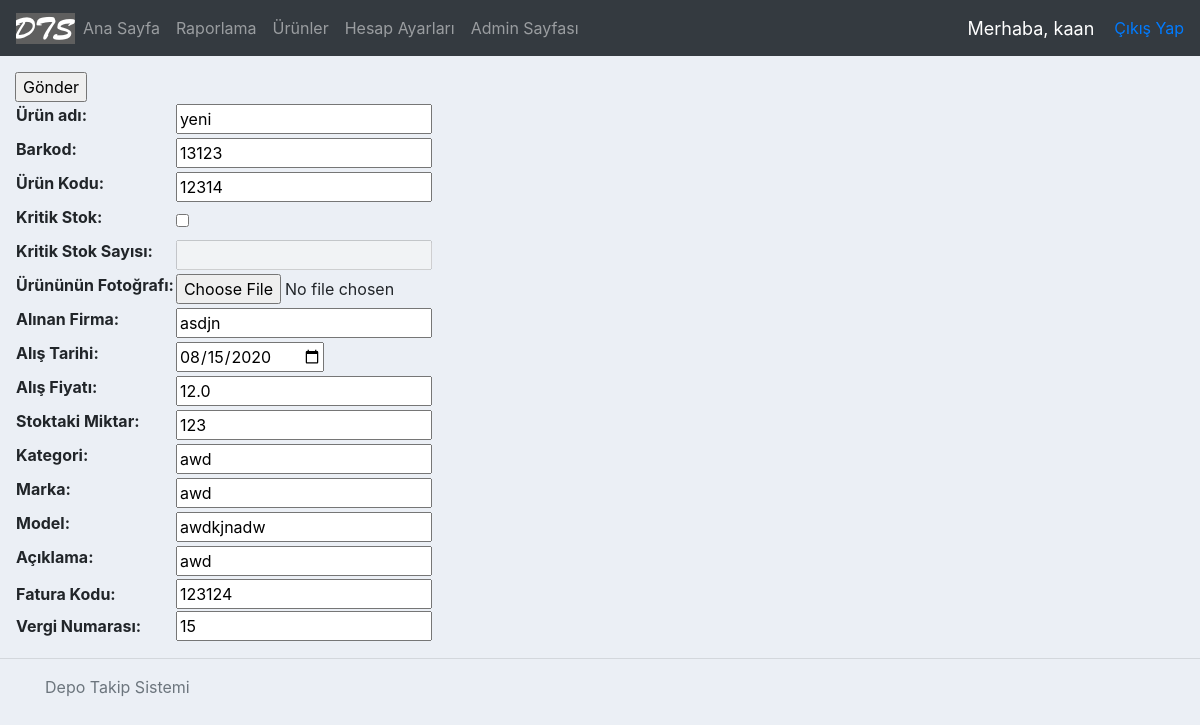
Before: /updateProduct/25 (signed in) with the older database file.
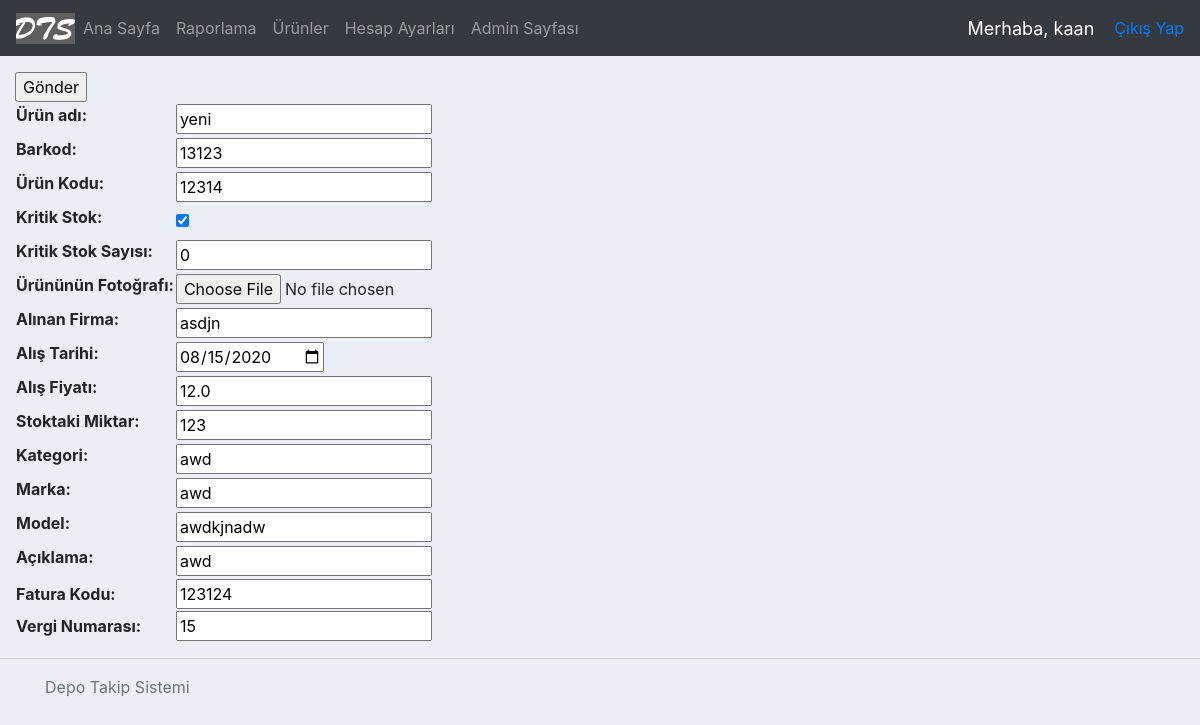
After: the same page with the newer database file.
### accounts/models.py (models this page shows, shortened)
class Product(models.Model):
    name = models.CharField(max_length=200)
    barcode = models.CharField(max_length=48)
    code = models.CharField(max_length=255)
    criticalStock = models.BooleanField(default=False) #kritik stok
    criticalStockAmt = models.IntegerField(null=True, blank=True)
    photo = models.ImageField(blank=True, null=True)
    vendor = models.CharField(max_length=200) #alınan firma
    dateBought = models.DateField(null=True) #satın alınan tarih
    regDate = models.DateTimeField( auto_now_add=True, null=True ) #ürünün kayıt edildiği tarih
    price = models.FloatField() #ürünün fiyatı
    amount = models.IntegerField() #ürünün adeti
    category = models.CharField(max_length=200) #ürünün kategorisi
    brand = models.CharField(max_length = 200) #ürünün markası
    model = models.CharField(max_length = 200, blank=True, null=True)
    description = models.CharField(max_length = 400, blank=True, null=True) #açıklama
    editor = models.CharField(max_length = 200) #ürünü kaydeden/silen kullanıcı
    invoice = models.OneToOneField('Invoice', on_delete=models.CASCADE, related_name="fatura", null=True, blank=True )

### accounts/decorators.py (the view)
        def wrapper_func(request, *args, **kwargs):
            group = None
            if request.user.groups.exists():
                group = request.user.groups.all()[0].name
            if group in allowed_roles:
                return view_func(request, *args, **kwargs)
            else:
                return HttpResponse('Bu işlemi yapmaya yetkiniz yok.')

### accounts/forms.py
class ProductForm(ModelForm):
    class Meta:
        model = Product
        fields = '__all__' #create form with all of the fields in Product
        widgets = {
            'name' : forms.TextInput(attrs={'placeholder': 'Ürün adını gir', }),
            'dateBought': DateInput(attrs={'type': 'date', }),
            'editor': forms.HiddenInput(),
        }
        labels = {
            'name' : 'Ürün adı',
            'barcode' : 'Barkod',
            'code' : 'Ürün Kodu',
            'criticalStock' : 'Kritik Stok',
            'criticalStockAmt' : 'Kritik Stok Sayısı',
            'photo' : 'Ürününün Fotoğrafı',
            'vendor' : 'Alınan Firma',
            'dateBought' : 'Alış Tarihi',
            'price' : 'Alış Fiyatı',
            'amount' : 'Stoktaki Miktar',
            'category' : 'Kategori',
            'brand' : 'Marka',
            'model' : 'Model',
            'description' : 'Açıklama',
            'editor' : 'Kaydeden Kullanıcı',
        }
        exclude = ( 'invoice', )

### accounts/templates/accounts/product-form.html (shortened to what this page needs)
{% extends 'accounts/main.html' %}
{% load static %}
{% block content %}
<link rel="stylesheet" href="//code.jquery.com/ui/1.12.1/themes/base/jquery-ui.css">
<table>
    <form action="" method="POST" enctype="multipart/form-data" onsubmit="return required()">
        <div class="form-group">
            {{ productForm }}
            <tbody>
                <tr>
                    <th>
                        {{ invoiceForm.invoiceCode.label }}:
                    </th>
                    <td>
                        {{ invoiceForm.invoiceCode }}
                    </td>
                </tr>
                <tr>
                    <th>
                        {{ invoiceForm.taxNo.label }}:
                    </th>
                    <td>
                        {{ invoiceForm.taxNo }}
                    </td>
                </tr>
            </tbody>
        </div>
    <input type="submit" name="Submit" value="Gönder">
    </form>
</table>
{% endblock %}

Changed rows visible on the page:
changed Product "yeni": criticalStock "☐" → "☑"; criticalStockAmt (not shown) → "0"
